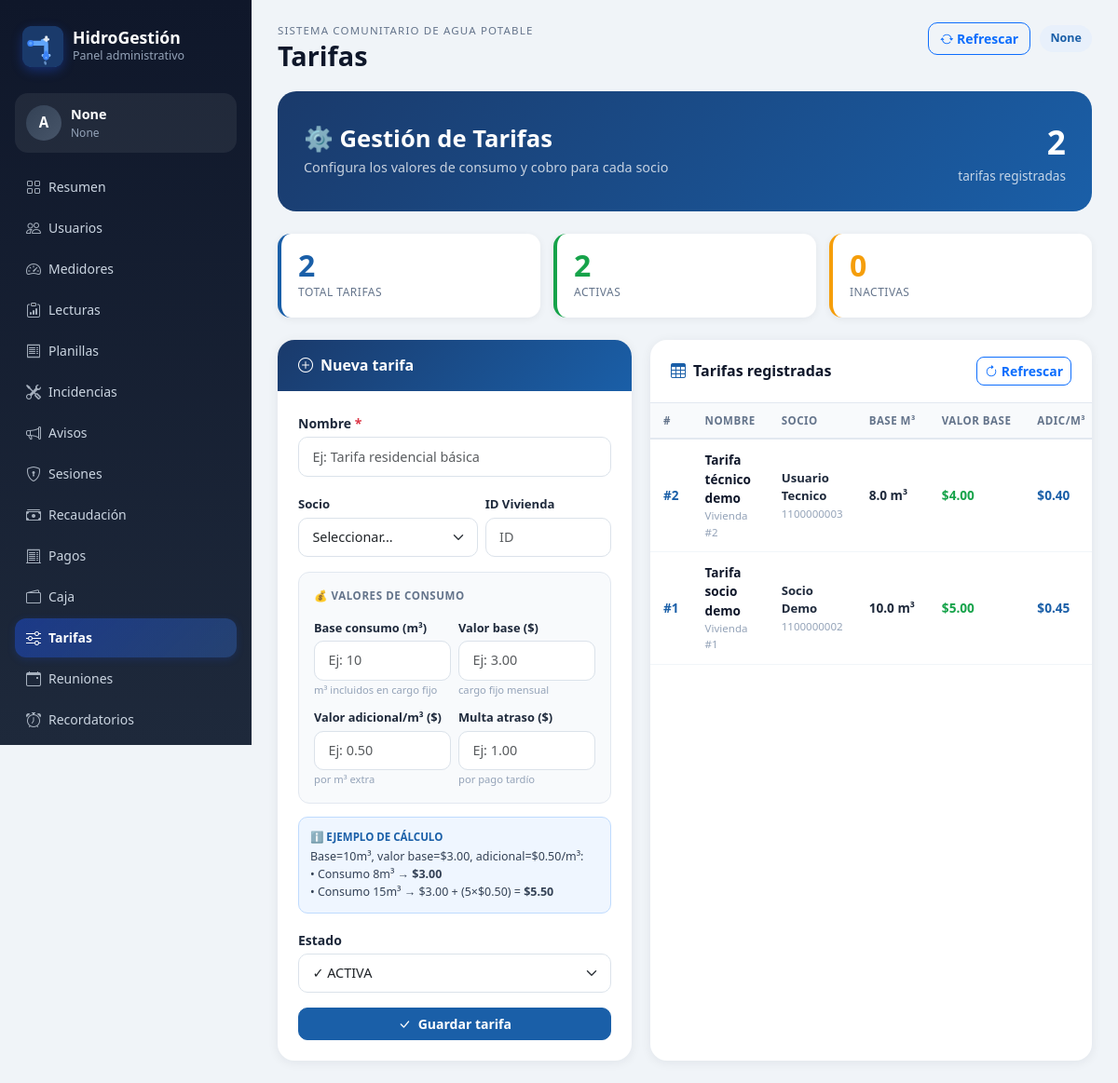
/dashboard/tarifas (signed in), run on the app's committed database.
### app/models.py (models this page shows)
class TimestampMixin:
    creado_en = db.Column(db.DateTime, default=_utcnow, nullable=False)
    actualizado_en = db.Column(db.DateTime, onupdate=_utcnow)

class TarifaAsignada(TimestampMixin, db.Model):
    __tablename__ = 'tarifas_asignadas'
    id = db.Column(db.Integer, primary_key=True)
    socio_id = db.Column(db.Integer, db.ForeignKey('socios.id'))
    vivienda_id = db.Column(db.Integer, db.ForeignKey('viviendas.id'))
    tarifa_id = db.Column(db.Integer, db.ForeignKey('tarifas.id'))
    nombre = db.Column(db.String(100), nullable=False, default='Tarifa personalizada')
    base_consumo_m3 = db.Column(db.Float, default=0, nullable=False)
    valor_base = db.Column(db.Float, default=0, nullable=False)
    valor_adicional_m3 = db.Column(db.Float, default=0, nullable=False)
    multa_atraso = db.Column(db.Float, default=0, nullable=False)
    estado = db.Column(db.String(20), default='ACTIVA', nullable=False)
    socio = db.relationship('Socio', backref='tarifas_asignadas')
    vivienda = db.relationship('Vivienda', backref='tarifas_asignadas')
    tarifa = db.relationship('Tarifa', backref='asignaciones')

class Usuario(TimestampMixin, db.Model):
    __tablename__ = 'usuarios'
    id = db.Column(db.Integer, primary_key=True)
    rol_id = db.Column(db.Integer, db.ForeignKey('roles.id'), nullable=False)
    cedula = db.Column(db.String(20), unique=True)
    nombres = db.Column(db.String(120), nullable=False)
    apellidos = db.Column(db.String(120), nullable=False)
    telefono = db.Column(db.String(20))
    email = db.Column(db.String(120), unique=True)
    username = db.Column(db.String(80), unique=True)
    password_hash = db.Column(db.String(255), nullable=False)
    foto_perfil = db.Column(db.String(255))
    direccion_referencia = db.Column(db.String(255))
    estado = db.Column(db.String(20), default='ACTIVO', nullable=False)
    ultimo_login = db.Column(db.DateTime)
    pregunta_seguridad = db.Column(db.String(255))
    respuesta_seguridad_hash = db.Column(db.String(255))
    consentimiento_datos = db.Column(db.Boolean, default=False, nullable=False)
    fecha_consentimiento = db.Column(db.DateTime)
    rol = db.relationship('Rol', backref='usuarios')
    @property
    def nombre_completo(self) -> str:
        return f"{self.nombres} {self.apellidos}".strip()

### app/routes/dashboard.py (the view, shortened to what this page needs)
@dashboard_bp.route('/tarifas', methods=['GET','POST'])
@dashboard_required
def tarifas_view():
    return render_template('dashboard/tarifas.html', tarifas=TarifaAsignada.query.order_by(TarifaAsignada.id.desc()).all(), usuarios=Usuario.query.order_by(Usuario.nombres).all())

### app/routes/dashboard.py (called while the page is built)
def dashboard_required(view_func):
    from functools import wraps
    @wraps(view_func)
    def wrapper(*args, **kwargs):
        if not session.get('web_user_id'):
            return redirect(url_for('dashboard.login_page'))
        return view_func(*args, **kwargs)
    return wrapper

### app/templates/dashboard/tarifas.html (shortened to what this page needs)
{% extends 'dashboard/base.html' %}
{% block page_title %}Tarifas{% endblock %}
{% block content %}
<div class="tarifa-hero">
  <div>
    <h2>⚙️ Gestión de Tarifas</h2>
    <p>Configura los valores de consumo y cobro para cada socio</p>
  </div>
  <div style="text-align:right;">
    <div style="font-size:2.2rem;font-weight:800;">{{ tarifas|length }}</div>
    <div style="opacity:.75;font-size:.85rem;">tarifas registradas</div>
  </div>
</div>
<div class="kpi-strip">
  <div class="kpi-box" style="--kc:#1a5fa8">
    <div class="kv">{{ tarifas|length }}</div>
    <div class="kl">Total tarifas</div>
  </div>
  <div class="kpi-box" style="--kc:#16a34a">
    <div class="kv">{{ tarifas|selectattr('estado','eq','ACTIVA')|list|length }}</div>
    <div class="kl">Activas</div>
  </div>
  <div class="kpi-box" style="--kc:#f59e0b">
    <div class="kv">{{ tarifas|rejectattr('estado','eq','ACTIVA')|list|length }}</div>
    <div class="kl">Inactivas</div>
  </div>
</div>
<div class="grid-main">
  <div class="form-card">
    <div class="form-card__head">
      <h3><i class="bi bi-plus-circle me-2"></i>Nueva tarifa</h3>
    </div>
    <div class="form-card__body">
      <form method="post">
        <div class="mb-3">
          <label class="form-label fw-semibold">Nombre <span class="text-danger">*</span></label>
          <input class="form-control" name="nombre" placeholder="Ej: Tarifa residencial básica" required>
        </div>
        <div class="row g-2 mb-3">
          <div class="col-7">
            <label class="form-label fw-semibold" style="font-size:.82rem;">Socio</label>
            <select class="form-select form-select-sm" name="socio_id">
              <option value="">Seleccionar...</option>
            </select>
          </div>
          <div class="col-5">
            <label class="form-label fw-semibold" style="font-size:.82rem;">ID Vivienda</label>
            <input class="form-control form-control-sm" name="vivienda_id" placeholder="ID" type="number" min="0">
          </div>
        </div>
        <div class="section-box">
          <div class="section-box__title">💰 Valores de consumo</div>
          <div class="row g-2">
            <div class="col-6">
              <label class="form-label" style="font-size:.8rem;">Base consumo (m³)</label>
              <input class="form-control form-control-sm" name="base_consumo_m3" placeholder="Ej: 10" type="number" step="any" min="0">
              <div style="font-size:.7rem;color:#94a3b8;margin-top:2px;">m³ incluidos en cargo fijo</div>
            </div>
            <div class="col-6">
              <label class="form-label" style="font-size:.8rem;">Valor base ($)</label>
              <input class="form-control form-control-sm" name="valor_base" placeholder="Ej: 3.00" type="number" step="any" min="0">
              <div style="font-size:.7rem;color:#94a3b8;margin-top:2px;">cargo fijo mensual</div>
            </div>
            <div class="col-6">
              <label class="form-label" style="font-size:.8rem;">Valor adicional/m³ ($)</label>
              <input class="form-control form-control-sm" name="valor_adicional_m3" placeholder="Ej: 0.50" type="number" step="any" min="0">
              <div style="font-size:.7rem;color:#94a3b8;margin-top:2px;">por m³ extra</div>
            </div>
            <div class="col-6">
              <label class="form-label" style="font-size:.8rem;">Multa atraso ($)</label>
              <input class="form-control form-control-sm" name="multa_atraso" placeholder="Ej: 1.00" type="number" step="any" min="0">
              <div style="font-size:.7rem;color:#94a3b8;margin-top:2px;">por pago tardío</div>
            </div>
          </div>
        </div>
        <div style="background:#eff6ff;border-radius:10px;padding:12px;margin-bottom:16px;border:1px solid #bfdbfe;">
          <div style="font-size:.72rem;font-weight:700;color:#1a5fa8;margin-bottom:4px;">ℹ️ EJEMPLO DE CÁLCULO</div>
          <div style="font-size:.78rem;color:#334155;">
            Base=10m³, valor base=$3.00, adicional=$0.50/m³:<br>
            • Consumo 8m³ → <strong>$3.00</strong><br>
            • Consumo 15m³ → $3.00 + (5×$0.50) = <strong>$5.50</strong>
          </div>
        </div>
        <div class="mb-3">
          <label class="form-label fw-semibold">Estado</label>
          <select class="form-select" name="estado">
            <option value="ACTIVA">✓ ACTIVA</option>
          </select>
        </div>
        <button class="btn btn-primary w-100" type="submit" style="border-radius:10px;font-weight:700;">
          <i class="bi bi-check-lg me-1"></i> Guardar tarifa
        </button>
      </form>
    </div>
  </div>
  <div class="table-card">
    <div class="table-card__head">
      <h3><i class="bi bi-table me-2" style="color:#1a5fa8;"></i>Tarifas registradas</h3>
      <a class="btn btn-sm btn-outline-primary" href="{{ url_for('dashboard.refresh_page') }}" style="border-radius:8px;">
        <i class="bi bi-arrow-clockwise"></i> Refrescar
      </a>
    </div>
    <div class="table-responsive">
      <table class="t-mod">
        <thead>
          <tr>
            <th>#</th><th>Nombre</th><th>Socio</th>
            <th>Base m³</th><th>Valor base</th>
            <th>Adic/m³</th><th>Multa</th>
          </tr>
        </thead>
        <tbody>
          {% for t in tarifas %}
          <tr>
            <td><span style="font-weight:700;color:#1a5fa8;">#{{ t.id }}</span></td>
            <td>
              <div style="font-weight:600;color:#0f172a;">{{ t.nombre }}</div>
              {% if t.vivienda_id %}<div style="font-size:.72rem;color:#94a3b8;">Vivienda #{{ t.vivienda_id }}</div>{% endif %}
            </td>
            <td>
              {% if t.socio and t.socio.usuario %}
                <div style="font-size:.82rem;font-weight:600;">{{ t.socio.usuario.nombre_completo }}</div>
                <div style="font-size:.72rem;color:#94a3b8;">{{ t.socio.usuario.cedula }}</div>
              {% else %}
                <span style="color:#94a3b8;font-size:.82rem;">General</span>
              {% endif %}
            </td>
            <td><strong>{{ t.base_consumo_m3 }} m³</strong></td>
            <td><strong style="color:#16a34a;">${{ '%.2f'|format(t.valor_base or 0) }}</strong></td>
            <td><strong style="color:#1a5fa8;">${{ '%.2f'|format(t.valor_adicional_m3 or 0) }}</strong></td>
          </tr>
          {% endfor %}
        </tbody>
      </table>
    </div>
  </div>
</div>
{% endblock %}

### app/static/css/style.css (style rules this page uses)
:root { --bg: #f0f4f8; --card: #ffffff; --primary: #1a5fa8; --primary-light: #e8f0fb; --primary-dark: #0d3f72; --dark: #0f172a; --muted: #64748b; --border: #e2e8f0; --success: #16a34a; --warning: #f59e0b; --danger: #dc2626; --sidebar-width: 270px; }
* { box-sizing: border-box; }
body.app-body { background: var(--bg); color: #1e293b; font-family: 'Segoe UI', Tahoma, sans-serif; margin: 0; }
.form-control, .form-select { border-radius: 10px; padding: .6rem .9rem; border-color: #dbe2ea; font-size: .9rem; transition: border-color .2s, box-shadow .2s; }
.form-label { font-weight: 600; font-size: .875rem; margin-bottom: 4px; }
.btn { border-radius: 10px; font-weight: 600; font-size: .875rem; transition: all .2s; }
.btn-primary { background: var(--primary); border-color: var(--primary); }

### app/templates/dashboard/tarifas.html (style rules this page uses)
.tarifa-hero { background: linear-gradient(135deg, #1a3a6b 0%, #1a5fa8 100%); border-radius: 20px; padding: 28px; margin-bottom: 24px; color: #fff; display: flex; align-items: center; justify-content: space-between; }
.tarifa-hero h2 { font-size: 1.6rem; font-weight: 800; margin: 0; }
.tarifa-hero p { margin: 4px 0 0; opacity: .75; font-size: .9rem; }
.kpi-strip { display: grid; grid-template-columns: repeat(3, 1fr); gap: 14px; margin-bottom: 24px; }
.kpi-box { background: #fff; border-radius: 14px; padding: 18px; border-left: 4px solid var(--kc); box-shadow: 0 2px 8px rgba(15,23,42,.06); }
.kpi-box .kv { font-size: 2rem; font-weight: 800; color: var(--kc); line-height: 1; }
.kpi-box .kl { font-size: .75rem; color: #64748b; text-transform: uppercase; letter-spacing: .5px; margin-top: 4px; }
.grid-main { display: grid; grid-template-columns: 380px 1fr; gap: 20px; }
.form-card { background: #fff; border-radius: 18px; box-shadow: 0 2px 12px rgba(15,23,42,.07); overflow: hidden; }
.form-card__head { background: linear-gradient(135deg,#1a3a6b,#1a5fa8); padding: 18px 22px; color: #fff; }
.form-card__head h3 { margin: 0; font-size: 1rem; font-weight: 700; }
.form-card__body { padding: 22px; }
.section-box { background: #f8fafc; border-radius: 12px; padding: 16px; margin-bottom: 14px; border: 1px solid #e2e8f0; }
.section-box__title { font-size: .72rem; font-weight: 800; color: #64748b; text-transform: uppercase; letter-spacing: .6px; margin-bottom: 12px; }
.table-card { background: #fff; border-radius: 18px; box-shadow: 0 2px 12px rgba(15,23,42,.07); overflow: hidden; }
.table-card__head { padding: 18px 22px; border-bottom: 1px solid #e2e8f0; display: flex; justify-content: space-between; align-items: center; }
.table-card__head h3 { margin: 0; font-size: 1rem; font-weight: 700; color: #0f172a; }
.t-mod { width: 100%; border-collapse: collapse; font-size: .85rem; }
.t-mod thead th { padding: 10px 14px; background: #f8fafc; color: #64748b; font-size: .72rem; text-transform: uppercase; letter-spacing: .5px; border-bottom: 2px solid #e2e8f0; white-space: nowrap; }
.t-mod tbody td { padding: 12px 14px; border-bottom: 1px solid #f1f5f9; vertical-align: middle; }

### data on the page
TarifaAsignada: id "2", nombre "Tarifa técnico demo", vivienda_id "2", socio.usuario.nombre_completo "Usuario Tecnico", socio.usuario.cedula "1100000003", base_consumo_m3 "8.0", valor_base "4.00", valor_adicional_m3 "0.40"
TarifaAsignada: id "1", nombre "Tarifa socio demo", vivienda_id "1", socio.usuario.nombre_completo "Socio Demo", socio.usuario.cedula "1100000002", base_consumo_m3 "10.0", valor_base "5.00", valor_adicional_m3 "0.45"

### other printed values
{{ (session.get('web_name', 'A')[:1]).upper() }} "A"
{{ session.get('web_name') }} "None"
{{ session.get('web_role') }} "None"
{{ tarifas|length }} "2"
{{ tarifas|selectattr('estado','eq','ACTIVA')|list|length }} "2"
{{ tarifas|rejectattr('estado','eq','ACTIVA')|list|length }} "0"
